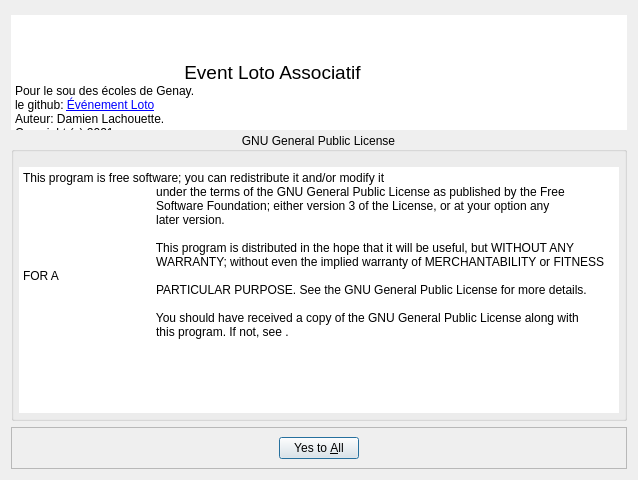
<?xml version="1.0" encoding="UTF-8"?>
<ui version="4.0">
    <class>About</class>
    <widget class="QDialog" name="About">
        <property name="windowModality">
            <enum>Qt::WindowModal</enum>
        </property>
        <property name="geometry">
            <rect>
                <x>0</x>
                <y>0</y>
                <width>638</width>
                <height>480</height>
            </rect>
        </property>
        <property name="sizePolicy">
            <sizepolicy hsizetype="Preferred" vsizetype="Preferred">
                <horstretch>0</horstretch>
                <verstretch>0</verstretch>
            </sizepolicy>
        </property>
        <property name="windowTitle">
            <string>Event Loto</string>
        </property>
        <property name="modal">
            <bool>true</bool>
        </property>
        <layout class="QVBoxLayout" name="verticalLayout">
            <item>
                <widget class="QTextBrowser" name="textBrowser">
                    <property name="enabled">
                        <bool>true</bool>
                    </property>
                    <property name="sizePolicy">
                        <sizepolicy hsizetype="Preferred" vsizetype="Preferred">
                            <horstretch>0</horstretch>
                            <verstretch>0</verstretch>
                        </sizepolicy>
                    </property>
                    <property name="minimumSize">
                        <size>
                            <width>355</width>
                            <height>115</height>
                        </size>
                    </property>
                    <property name="maximumSize">
                        <size>
                            <width>6000000</width>
                            <height>107</height>
                        </size>
                    </property>
                    <property name="autoFillBackground">
                        <bool>true</bool>
                    </property>
                    <property name="frameShape">
                        <enum>QFrame::NoFrame</enum>
                    </property>
                    <property name="frameShadow">
                        <enum>QFrame::Plain</enum>
                    </property>
                    <property name="verticalScrollBarPolicy">
                        <enum>Qt::ScrollBarAlwaysOff</enum>
                    </property>
                    <property name="horizontalScrollBarPolicy">
                        <enum>Qt::ScrollBarAlwaysOff</enum>
                    </property>
                    <property name="html">
                        <string>&lt;!DOCTYPE HTML PUBLIC &quot;-//W3C//DTD HTML 4.0//EN&quot; &quot;http://www.w3.org/TR/REC-html40/strict.dtd&quot;&gt;
                            &lt;html&gt;&lt;head&gt;&lt;meta name=&quot;qrichtext&quot; content=&quot;1&quot; /&gt;&lt;meta
                            charset=&quot;utf-8&quot; /&gt;&lt;style type=&quot;text/css&quot;&gt;
                            p, li { white-space: pre-wrap; }
                            &lt;/style&gt;&lt;/head&gt;&lt;body style=&quot; font-family:'Segoe UI'; font-size:9pt;
                            font-weight:400; font-style:normal;&quot;&gt;
                            &lt;p style=&quot; margin-top:0px; margin-bottom:0px; margin-left:0px; margin-right:0px;
                            -qt-block-indent:0; text-indent:0px;&quot;&gt; &lt;/p&gt;
                            &lt;p align=&quot;center&quot; style=&quot; margin-top:0px; margin-bottom:0px;
                            margin-left:0px; margin-right:0px; -qt-block-indent:0; text-indent:0px;&quot;&gt; &lt;span
                            style=&quot; font-size:14pt;&quot;&gt;Event Loto Associatif&lt;/span&gt; &lt;/p&gt;
                            &lt;p style=&quot; margin-top:0px; margin-bottom:0px; margin-left:0px; margin-right:0px;
                            -qt-block-indent:0; text-indent:0px;&quot;&gt;Pour le sou des écoles de Genay. &lt;/p&gt;
                            &lt;p style=&quot; margin-top:0px; margin-bottom:0px; margin-left:0px; margin-right:0px;
                            -qt-block-indent:0; text-indent:0px;&quot;&gt;le github: &lt;a href=&quot;https://github.com/Silmaen/EvenementLoto&quot;&gt;&lt;span
                            style=&quot; text-decoration: underline; color:#0000ff;&quot;&gt;Événement Loto&lt;/span&gt;&lt;/a&gt;
                            &lt;/p&gt;
                            &lt;p style=&quot; margin-top:0px; margin-bottom:0px; margin-left:0px; margin-right:0px;
                            -qt-block-indent:0; text-indent:0px;&quot;&gt;Auteur: Damien Lachouette. &lt;/p&gt;
                            &lt;p style=&quot; margin-top:0px; margin-bottom:0px; margin-left:0px; margin-right:0px;
                            -qt-block-indent:0; text-indent:0px;&quot;&gt;Copyright (c) 2021. &lt;/p&gt;&lt;/body&gt;&lt;/html&gt;
                        </string>
                    </property>
                    <property name="acceptRichText">
                        <bool>true</bool>
                    </property>
                    <property name="textInteractionFlags">
                        <set>Qt::LinksAccessibleByKeyboard|Qt::LinksAccessibleByMouse</set>
                    </property>
                </widget>
            </item>
            <item>
                <widget class="QGroupBox" name="groupBox">
                    <property name="title">
                        <string>GNU General Public License</string>
                    </property>
                    <property name="alignment">
                        <set>Qt::AlignCenter</set>
                    </property>
                    <property name="flat">
                        <bool>false</bool>
                    </property>
                    <layout class="QGridLayout" name="gridLayout">
                        <property name="leftMargin">
                            <number>5</number>
                        </property>
                        <property name="topMargin">
                            <number>15</number>
                        </property>
                        <property name="rightMargin">
                            <number>5</number>
                        </property>
                        <property name="bottomMargin">
                            <number>5</number>
                        </property>
                        <item row="0" column="0">
                            <widget class="QPlainTextEdit" name="plainTextEdit">
                                <property name="frameShape">
                                    <enum>QFrame::NoFrame</enum>
                                </property>
                                <property name="plainText">
                                    <string>This program is free software; you can redistribute it and/or modify it
                                        under the terms of the GNU General Public License as published by the Free
                                        Software Foundation; either version 3 of the License, or at your option any
                                        later version.

                                        This program is distributed in the hope that it will be useful, but WITHOUT ANY
                                        WARRANTY; without even the implied warranty of MERCHANTABILITY or FITNESS FOR A
                                        PARTICULAR PURPOSE. See the GNU General Public License for more details.

                                        You should have received a copy of the GNU General Public License along with
                                        this program. If not, see &lt;https://www.gnu.org/licenses/&gt;.
                                    </string>
                                </property>
                            </widget>
                        </item>
                    </layout>
                </widget>
            </item>
            <item>
                <widget class="QFrame" name="frame">
                    <property name="frameShape">
                        <enum>QFrame::StyledPanel</enum>
                    </property>
                    <property name="frameShadow">
                        <enum>QFrame::Raised</enum>
                    </property>
                    <layout class="QGridLayout" name="gridLayout_2">
                        <item row="0" column="0">
                            <widget class="QDialogButtonBox" name="buttonBox">
                                <property name="orientation">
                                    <enum>Qt::Horizontal</enum>
                                </property>
                                <property name="standardButtons">
                                    <set>QDialogButtonBox::YesToAll</set>
                                </property>
                                <property name="centerButtons">
                                    <bool>true</bool>
                                </property>
                            </widget>
                        </item>
                    </layout>
                </widget>
            </item>
        </layout>
    </widget>
    <resources>
        <include location="../../../resources/EvenementLoto.qrc"/>
    </resources>
    <connections>
        <connection>
            <sender>buttonBox</sender>
            <signal>accepted()</signal>
            <receiver>About</receiver>
            <slot>accept()</slot>
            <hints>
                <hint type="sourcelabel">
                    <x>248</x>
                    <y>324</y>
                </hint>
                <hint type="destinationlabel">
                    <x>157</x>
                    <y>274</y>
                </hint>
            </hints>
        </connection>
    </connections>
</ui>
